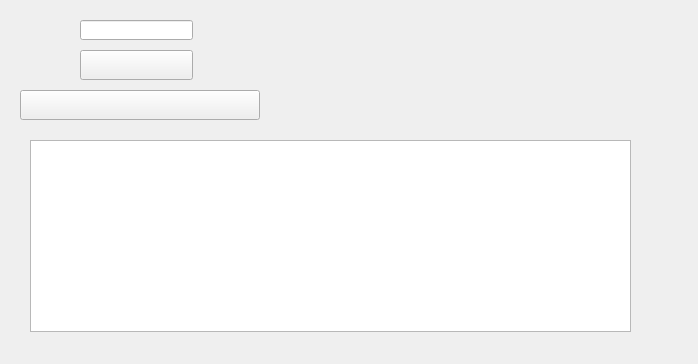
<?xml version="1.0" encoding="UTF-8"?>
<ui version="4.0">
 <class>Form</class>
 <widget class="QWidget" name="Form">
  <property name="geometry">
   <rect>
    <x>0</x>
    <y>0</y>
    <width>698</width>
    <height>364</height>
   </rect>
  </property>
  <property name="windowTitle">
   <string>Form</string>
  </property>
  <widget class="CalendarPicker" name="CalendarPicker">
   <property name="geometry">
    <rect>
     <x>80</x>
     <y>50</y>
     <width>113</width>
     <height>30</height>
    </rect>
   </property>
  </widget>
  <widget class="TimePicker" name="TimePicker">
   <property name="geometry">
    <rect>
     <x>20</x>
     <y>90</y>
     <width>240</width>
     <height>30</height>
    </rect>
   </property>
   <property name="secondVisible">
    <bool>true</bool>
   </property>
  </widget>
  <widget class="QLineEdit" name="lineEdit">
   <property name="geometry">
    <rect>
     <x>80</x>
     <y>20</y>
     <width>113</width>
     <height>20</height>
    </rect>
   </property>
  </widget>
  <widget class="TableWidget" name="tableView">
   <property name="geometry">
    <rect>
     <x>30</x>
     <y>140</y>
     <width>601</width>
     <height>192</height>
    </rect>
   </property>
  </widget>
 </widget>
 <customwidgets>
  <customwidget>
   <class>CalendarPicker</class>
   <extends>QPushButton</extends>
   <header>qfluentwidgets</header>
  </customwidget>
  <customwidget>
   <class>TimePicker</class>
   <extends>QPushButton</extends>
   <header>qfluentwidgets</header>
  </customwidget>
  <customwidget>
   <class>TableWidget</class>
   <extends>QTableWidget</extends>
   <header>qfluentwidgets</header>
  </customwidget>
 </customwidgets>
 <resources/>
 <connections/>
</ui>
